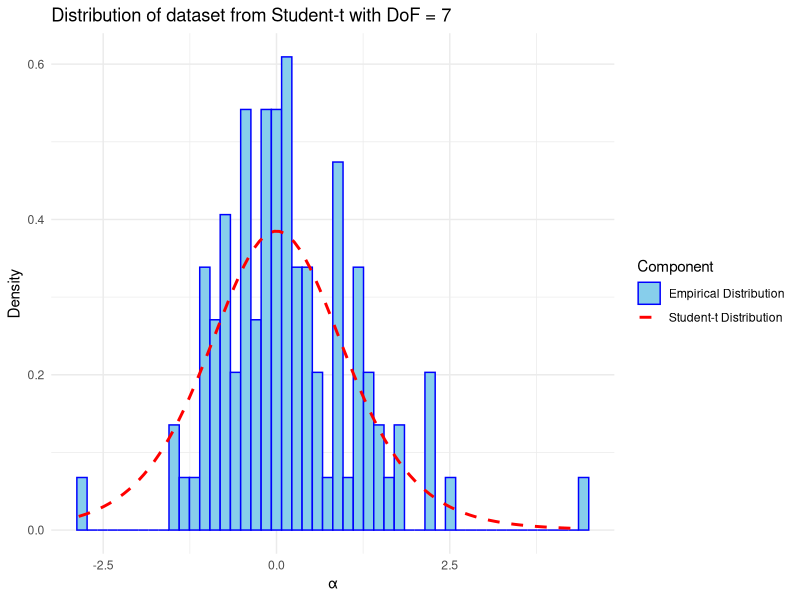

Generate this figure with R:
## ---- chunk 1
# Load required packages
library(openxlsx)   # Excel file handling
library(ggplot2)    # Data visualization

raw <- read.xlsx('Assignment3Dataset.xlsx', colNames = FALSE)[[1]]
dof <- 7

distributionPlot <- function (input_x, input_title, input_path){
  plot_df <- data.frame(x = seq_along(input_x), y = input_x)
  
  ggplot(plot_df, aes(x = y)) +
    geom_histogram(aes(y = after_stat(density), 
                       color = 'Empirical Distribution'),
                   bins = 50, fill = 'skyblue') +
    stat_function(fun = dt,
                  args = list(df=dof),
                  aes(color = 'Student-t Distribution')
                  , linewidth = 1, linetype = 'dashed') +
    labs(title = input_title,
       x = 'α', y = 'Density') +
    theme_minimal() +
    scale_color_manual(name   = 'Component',
                       values = c('Empirical Distribution' = 'blue',
                                  'Student-t Distribution' = 'red'))
  ggsave(input_path, width = 10, height = 5, dpi = 300)
}

distributionPlot(raw, 'Distribution of dataset from Student-t with DoF = 7', 'figures/a_hist.png')
## ---- chunk 2
numberOfSimulations <- 10000

likelihood_studentt <- function(input_dof, input_y){
  sampleMean <- mean(input_y)
  sampleVariance <- var(input_y)
  n <- length(input_y)
  
  if(input_dof > 342) {
    firstPart <- (exp(lgamma((input_dof+1)/2) - lgamma((input_dof)/2)) / sqrt((input_dof-2) * pi))^n
  } else {
    firstPart <- (gamma((input_dof+1)/2) /
                    (gamma((input_dof)/2)*sqrt((input_dof-2) * pi)))^n
  }
  secondPart <- 1 / ((sampleVariance)^(n/2))
  thirdPart <- prod(sapply(1:n, function(j) {
    (1+((input_y[j] - sampleMean)^2 / 
          (input_dof-2)*sampleVariance))^(-(input_dof+1)/2)
    }))
  
  result <- firstPart * secondPart * thirdPart
  
  return(result)
}

likelihood_GED <- function(input_beta, input_y){
  sampleMean <- mean(input_y)
  sampleVariance <- var(input_y)
  n <- length(input_y)
  
  firstPart <- ((input_beta * (gamma(3/input_beta))^(1/2)) / 
                  (2 * sqrt(sampleVariance) * (gamma(1/input_beta)^(3/2))))^n
  secondPart <- exp(-sum(sapply(1:n, function(j) {
    ((abs(input_y[j] - sampleMean)) / (sqrt(sampleVariance) * sqrt(gamma(1/input_beta)/gamma(3/input_beta))))^input_beta
    })))
  
  result <- firstPart * secondPart
  
  return(result)
}

importanceSampling <- function (input_model, input_lowerBound, input_upperBound){
  dof <- numeric(numberOfSimulations)
  likelihood <- numeric(numberOfSimulations)
  
  for (i in 1:numberOfSimulations) {
    u <- runif(1, min = 0, max = 1)
    this_draw <- input_lowerBound + u*(input_upperBound-input_lowerBound)
    
    if(input_model == 'Student-t'){
      likelihood[i] <- likelihood_studentt(this_draw, raw)
    }else if(input_model == 'GED'){
      likelihood[i] <- likelihood_GED(this_draw, raw)
    }
  }
  
  marginalLikelihood <- mean(likelihood)
  
  return (marginalLikelihood)
}

marginalLikelihood_studentt <- importanceSampling(
                                  input_model = 'Student-t',
                                  input_lowerBound = 4.1,
                                  input_upperBound = 50)
marginalLikelihood_GED <- importanceSampling(
                                  input_model = 'GED',
                                  input_lowerBound = 0.38,
                                  input_upperBound = 1.88)

compute_modelProbabilities <- function(input_mL_studentt, input_mL_GED){
  bayesFactor <- input_mL_studentt / input_mL_GED

  posteriorOddsRatio <- bayesFactor

  posteriorProbability_studentt <- (input_mL_studentt) / (input_mL_studentt+input_mL_GED)

  posteriorProbability_GED <- (input_mL_GED) / (input_mL_studentt+input_mL_GED)

  return(list(bayesFactor = bayesFactor,
              posteriorOddsRatio = posteriorOddsRatio,
              posteriorProbability_studentt = posteriorProbability_studentt,
              posteriorProbability_GED = posteriorProbability_GED))
}

b_result <- compute_modelProbabilities(marginalLikelihood_studentt, marginalLikelihood_GED)

print(paste('marginalLikelihood_studentt:',marginalLikelihood_studentt))
print(paste('marginalLikelihood_GED:',marginalLikelihood_GED))
print(paste('bayesFactor:',b_result$bayesFactor))
print(paste('posteriorOddsRatio:',b_result$posteriorOddsRatio))
print(paste('posteriorProbability_studentt:',b_result$posteriorProbability_studentt))
print(paste('posteriorProbability_GED:',b_result$posteriorProbability_GED))
## ---- chunk 3
# Kurtosis of GED with shape parameter beta
GED_kurtosis <- function(beta) {
  num <- gamma(5 / beta) * gamma(1 / beta)
  den <- gamma(3 / beta)^2
  num / den  # this is the *raw* kurtosis (not excess)
}

# Map Student-t degrees of freedom -> equivalent GED beta
beta_from_df <- function(input_dof, interval = c(0.2, 5)) {
  # Target kurtosis of Student-t
  target_K <- 3 + 6 / (input_dof - 4)
  
  # Root function: difference between GED and Student-t kurtosis
  f <- function(beta) GED_kurtosis(beta) - target_K
  
  # Solve f(beta) = 0 on the chosen interval
  uniroot(f, interval = interval)$root
}

new_upperBound_GED <- beta_from_df(1000)

marginalLikelihood_studentt <- importanceSampling(
                                  input_model = 'Student-t',
                                  input_lowerBound = 4.1,
                                  input_upperBound = 1000)
marginalLikelihood_GED <- importanceSampling(
                                  input_model = 'GED',
                                  input_lowerBound = 0.38,
                                  input_upperBound = new_upperBound_GED)

c_result <- compute_modelProbabilities(marginalLikelihood_studentt, marginalLikelihood_GED)

print(paste('marginalLikelihood_studentt:',marginalLikelihood_studentt))
print(paste('marginalLikelihood_GED:',marginalLikelihood_GED))
print(paste('bayesFactor:',c_result$bayesFactor))
print(paste('posteriorOddsRatio:',c_result$posteriorOddsRatio))
print(paste('posteriorProbability_studentt:',c_result$posteriorProbability_studentt))
print(paste('posteriorProbability_GED:',c_result$posteriorProbability_GED))

## ---- chunk 4

